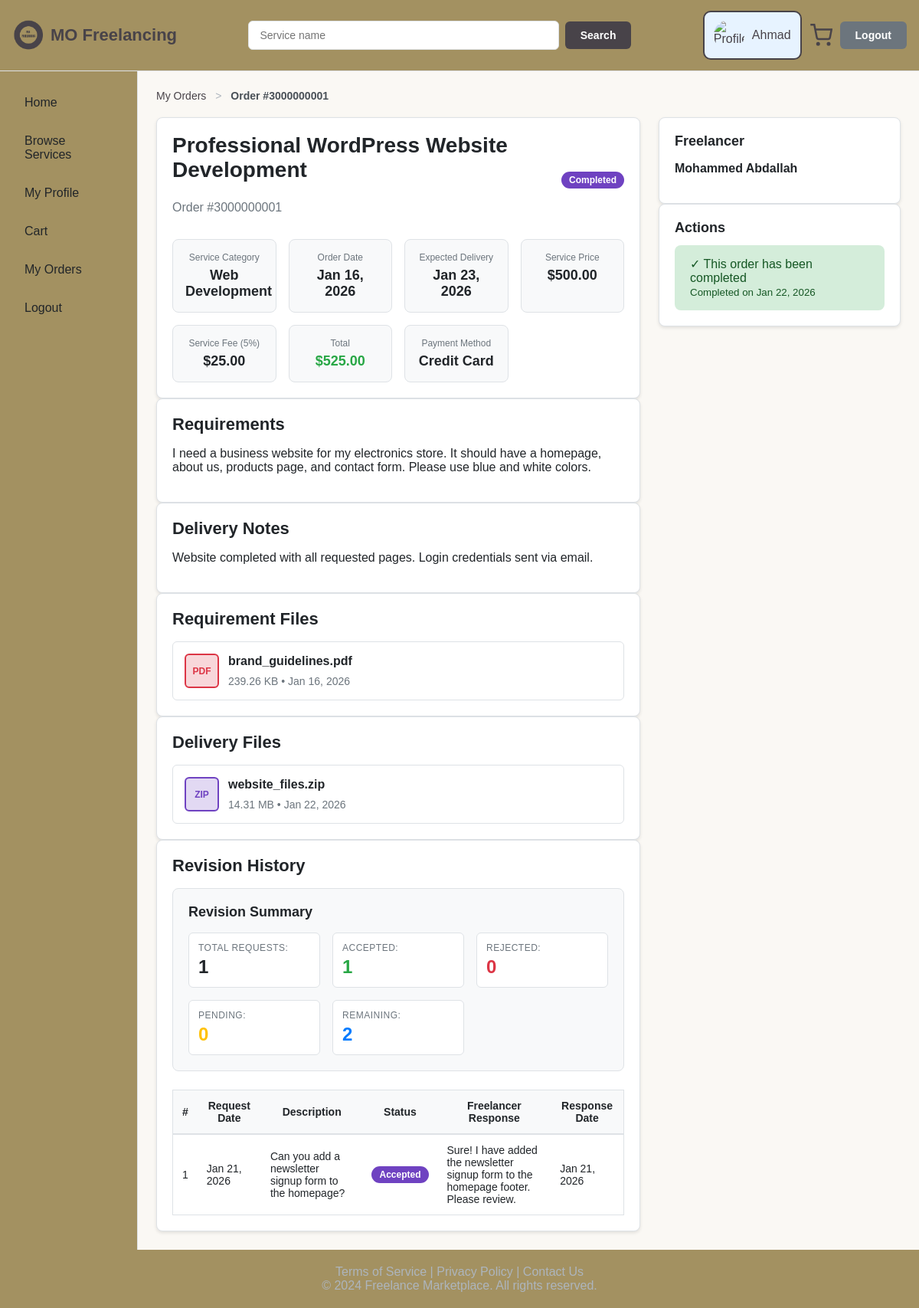
Screenshot of /orders/details.php?id=3000000001 (signed in) with the database file from the repository.
### tables this page shows
CREATE TABLE orders ( 
    order_id VARCHAR(10) PRIMARY KEY, 
    client_id VARCHAR(10) NOT NULL, 
    freelancer_id VARCHAR(10) NOT NULL, 
    service_id VARCHAR(10) NOT NULL, 
    service_title VARCHAR(200) NOT NULL, 
    price DECIMAL(10,2) NOT NULL, 
    delivery_time INT NOT NULL, 
    revisions_included INT NOT NULL, 
    requirements TEXT NOT NULL, 
    deliverable_notes TEXT, 
    status ENUM('Pending', 'In Progress', 'Delivered', 'Completed', 'Revision Requested', 'Cancelled') NOT NULL DEFAULT 'Pending', 
    payment_method VARCHAR(50) NOT NULL, 
    order_date TIMESTAMP DEFAULT CURRENT_TIMESTAMP, 
    expected_delivery DATE NOT NULL, 
    completion_date TIMESTAMP NULL, 
    FOREIGN KEY (client_id) REFERENCES users(user_id) ON DELETE CASCADE, 
    FOREIGN KEY (freelancer_id) REFERENCES users(user_id) ON DELETE CASCADE, 
    FOREIGN KEY (service_id) REFERENCES services(service_id) ON DELETE RESTRICT 
);

CREATE TABLE services ( 
    service_id VARCHAR(10) PRIMARY KEY, 
    freelancer_id VARCHAR(10) NOT NULL, 
    title VARCHAR(200) NOT NULL, 
    category VARCHAR(100) NOT NULL, 
    subcategory VARCHAR(100) NOT NULL, 
    description TEXT NOT NULL, 
    price DECIMAL(10,2) NOT NULL, 
    delivery_time INT NOT NULL, 
    revisions_included INT NOT NULL, 
    image_1 VARCHAR(255) NOT NULL, 
    image_2 VARCHAR(255), 
    image_3 VARCHAR(255), 
    status ENUM('Active', 'Inactive') NOT NULL DEFAULT 'Active', 
    featured_status ENUM('Yes', 'No') NOT NULL DEFAULT 'No', 
    views INT NOT NULL DEFAULT 0,
    created_date TIMESTAMP DEFAULT CURRENT_TIMESTAMP, 
    FOREIGN KEY (freelancer_id) REFERENCES users(user_id) ON DELETE CASCADE 
);

CREATE TABLE file_attachments ( 
    file_id INT AUTO_INCREMENT PRIMARY KEY, 
    order_id VARCHAR(10) NOT NULL, 
    file_path VARCHAR(255) NOT NULL, 
    original_filename VARCHAR(255) NOT NULL, 
    file_size INT NOT NULL, 
    file_type ENUM('requirement', 'deliverable', 'revision') NOT NULL, 
    upload_timestamp TIMESTAMP DEFAULT CURRENT_TIMESTAMP, 
    FOREIGN KEY (order_id) REFERENCES orders(order_id) ON DELETE CASCADE 
);

CREATE TABLE revision_requests ( 
    revision_id INT AUTO_INCREMENT PRIMARY KEY, 
    order_id VARCHAR(10) NOT NULL, 
    revision_notes TEXT NOT NULL, 
    revision_file VARCHAR(255), 
    request_status ENUM('Pending', 'Accepted', 'Rejected') NOT NULL DEFAULT 'Pending', 
    request_date TIMESTAMP DEFAULT CURRENT_TIMESTAMP, 
    response_date TIMESTAMP NULL, 
    freelancer_response TEXT, 
    FOREIGN KEY (order_id) REFERENCES orders(order_id) ON DELETE CASCADE 
);

CREATE TABLE users ( 
    user_id VARCHAR(10) PRIMARY KEY, 
    first_name VARCHAR(50) NOT NULL, 
    last_name VARCHAR(50) NOT NULL, 
    email VARCHAR(100) NOT NULL UNIQUE, 
    password VARCHAR(255) NOT NULL, 
    phone VARCHAR(10) NOT NULL, 
    country VARCHAR(50) NOT NULL, 
    city VARCHAR(50) NOT NULL, 
    bio TEXT,
    role ENUM('Client', 'Freelancer') NOT NULL, 
    status ENUM('Active', 'Inactive') NOT NULL DEFAULT 'Active', 
    profile_photo VARCHAR(255), 
    registration_date TIMESTAMP DEFAULT CURRENT_TIMESTAMP
);

### includes/functions.php (called while the page is built, shortened)
<?php
function getStatusClass($status) {
    $classes = [
        "Pending" => "status-pending",
        "In Progress" => "status-in-progress",
        "Delivered" => "status-active",
        "Completed" => "status-completed",
        "Revision Requested" => "status-pending",
        "Cancelled" => "status-cancelled",
        "Active" => "status-active",
        "Inactive" => "status-inactive"
    ];
    return $classes[$status] ?? "status-inactive";
}
function formatFileSize($bytes) {
    if ($bytes >= 1048576) return round($bytes / 1048576, 2) . " MB";
    if ($bytes >= 1024) return round($bytes / 1024, 2) . " KB";
    return $bytes . " bytes";
}
function getFileExt($filename) {
    $ext = strtolower(pathinfo($filename, PATHINFO_EXTENSION));
    if (in_array($ext, ['zip', 'rar'])) return 'zip';
    if ($ext === 'pdf') return 'pdf';
    return 'file';
}
    ?>
    <?php
function formatPrice($price) {
    return '$' . number_format((float)$price, 2);
}

### orders/details.php (the view, shortened to what this page needs)
<?php
require_once dirname(__DIR__) . '/db.php.inc';
$order_id = $_GET["id"] ?? "";
$sql = "SELECT o.*,
               s.image_1, s.category, s.description as service_description,
               c.first_name as client_first, c.last_name as client_last, c.email as client_email,
               f.first_name as freelancer_first, f.last_name as freelancer_last, f.email as freelancer_email
        FROM orders o
        JOIN services s ON o.service_id = s.service_id
        JOIN users c ON o.client_id = c.user_id
        JOIN users f ON o.freelancer_id = f.user_id
        WHERE o.order_id = :order_id
        AND (o.client_id = :user_id OR o.freelancer_id = :user_id2)";
$stmt = $pdo->prepare($sql);
$stmt->execute([
    ":order_id" => $order_id,
    ":user_id" => $_SESSION["user_id"],
    ":user_id2" => $_SESSION["user_id"]
]);
$order = $stmt->fetch();
$filesSql = "SELECT * FROM file_attachments WHERE order_id = :order_id ORDER BY upload_timestamp";
$filesStmt = $pdo->prepare($filesSql);
$filesStmt->execute([":order_id" => $order_id]);
$files = $filesStmt->fetchAll();
$requirementFiles = array_filter($files, function($f) { return $f["file_type"] === "requirement"; });
$deliverableFiles = array_filter($files, function($f) { return $f["file_type"] === "deliverable"; });
$revisionsSql = "SELECT * FROM revision_requests WHERE order_id = :order_id ORDER BY request_date DESC";
$revisionsStmt = $pdo->prepare($revisionsSql);
$revisionsStmt->execute([":order_id" => $order_id]);
$revisions = $revisionsStmt->fetchAll();
$isClient = $order["client_id"] === $_SESSION["user_id"];
?>
<!DOCTYPE html>
<html lang="en">
<head>
  <link rel="stylesheet" href="/std1221175/css/main.css">
</head>
<body>
<div class="page-container">
  <main class="main-content">
    <div class="container">
      <div class="breadcrumbs">
        <a href="/std1221175/orders/my_orders.php">My Orders</a>
        <span class="breadcrumb-separator">&gt;</span>
        <span class="breadcrumb-current">Order #<?= htmlspecialchars($order_id) ?></span>
      </div>
      <div class="d-flex gap-3">
        <div style="flex:2">
          <div class="card">
            <div class="d-flex justify-between align-center mb-2">
              <div>
                <h1><?= htmlspecialchars($order["service_title"]) ?></h1>
                <p class="text-muted">Order #<?= htmlspecialchars($order_id) ?></p>
              </div>
              <span class="badge <?= getStatusClass($order["status"]) ?>">
                <?= htmlspecialchars($order["status"]) ?>
              </span>
            </div>
            <div class="info-grid">
              <div class="info-card">
                <span class="info-label">Service Category</span>
                <span class="info-value"><?= htmlspecialchars($order["category"] ?? 'N/A') ?></span>
              </div>
              <div class="info-card">
                <span class="info-label">Order Date</span>
                <span class="info-value"><?= date("M d, Y", strtotime($order["order_date"])) ?></span>
              </div>
              <div class="info-card">
                <span class="info-label">Expected Delivery</span>
                <span class="info-value"><?= date("M d, Y", strtotime($order["expected_delivery"])) ?></span>
              </div>
              <div class="info-card">
                <span class="info-label">Service Price</span>
                <span class="info-value"><?= formatPrice($order["price"]) ?></span>
              </div>
              <div class="info-card">
                <span class="info-label">Service Fee (5%)</span>
                <span class="info-value"><?= formatPrice($order["price"] * 0.05) ?></span>
              </div>
              <div class="info-card">
                <span class="info-label">Total</span>
                <span class="info-value info-value-price"><?= formatPrice($order["price"] * 1.05) ?></span>
              </div>
              <div class="info-card">
                <span class="info-label">Payment Method</span>
                <span class="info-value"><?= htmlspecialchars($order["payment_method"]) ?></span>
              </div>
            </div>
          </div>
          <div class="card">
            <h2>Requirements</h2>
            <p><?= nl2br(htmlspecialchars($order["requirements"])) ?></p>
          </div>
          <?php if (!empty($order["deliverable_notes"])): ?>
          <div class="card">
            <h2>Delivery Notes</h2>
            <p><?= nl2br(htmlspecialchars($order["deliverable_notes"])) ?></p>
          </div>
          <?php endif; ?>
          <?php if (count($requirementFiles) > 0): ?>
          <div class="card">
            <h2>Requirement Files</h2>
            <div class="file-list">
              <?php foreach ($requirementFiles as $file): ?>
                <div class="file-item">
                  <div class="file-icon" data-ext="<?= getFileExt($file["original_filename"]) ?>"></div>
                  <div class="file-info">
                    <a href="/std1221175/<?= htmlspecialchars($file["file_path"]) ?>" class="file-name" download>
                      <?= htmlspecialchars($file["original_filename"]) ?>
                    </a>
                    <div class="file-size"><?= formatFileSize($file["file_size"]) ?> • <?= date("M d, Y", strtotime($file["upload_timestamp"])) ?></div>
                  </div>
                </div>
              <?php endforeach; ?>
            </div>
          </div>
          <?php endif; ?>
          <?php if (count($deliverableFiles) > 0): ?>
          <div class="card">
            <h2>Delivery Files</h2>
            <div class="file-list">
              <?php foreach ($deliverableFiles as $file): ?>
                <div class="file-item">
                  <div class="file-icon" data-ext="<?= getFileExt($file["original_filename"]) ?>"></div>
                  <div class="file-info">
                    <a href="/std1221175/<?= htmlspecialchars($file["file_path"]) ?>" class="file-name" download>
                      <?= htmlspecialchars($file["original_filename"]) ?>
                    </a>
                    <div class="file-size"><?= formatFileSize($file["file_size"]) ?> • <?= date("M d, Y", strtotime($file["upload_timestamp"])) ?></div>
                  </div>
                </div>
              <?php endforeach; ?>
            </div>
          </div>
          <?php endif; ?>
          <?php if (count($revisions) > 0): ?>
          <div class="card">
            <h2>Revision History</h2>
            <?php
            $totalRequests = count($revisions);
            $acceptedCount = 0;
            $rejectedCount = 0;
            $pendingCount = 0;
            foreach ($revisions as $rev) {
                if ($rev["request_status"] === "Accepted") $acceptedCount++;
                elseif ($rev["request_status"] === "Rejected") $rejectedCount++;
                elseif ($rev["request_status"] === "Pending") $pendingCount++;
            }
            $revisionsIncluded = (int)$order["revisions_included"];
            $isUnlimited = ($revisionsIncluded === 999);
            $revisionsRemaining = $isUnlimited ? 999 : max(0, $revisionsIncluded - ($acceptedCount + $rejectedCount));
            ?>
            <div class="revision-summary-card">
              <h3>Revision Summary</h3>
              <div class="revision-summary-grid">
                <div class="revision-summary-item">
                  <span class="revision-summary-label">Total Requests:</span>
                  <span class="revision-summary-value"><?= $totalRequests ?></span>
                </div>
                <div class="revision-summary-item">
                  <span class="revision-summary-label">Accepted:</span>
                  <span class="revision-summary-value revision-summary-accepted"><?= $acceptedCount ?></span>
                </div>
                <div class="revision-summary-item">
                  <span class="revision-summary-label">Rejected:</span>
                  <span class="revision-summary-value revision-summary-rejected"><?= $rejectedCount ?></span>
                </div>
                <div class="revision-summary-item">
                  <span class="revision-summary-label">Pending:</span>
                  <span class="revision-summary-value revision-summary-pending"><?= $pendingCount ?></span>
                </div>
                <div class="revision-summary-item">
                  <span class="revision-summary-label">Remaining:</span>
                  <span class="revision-summary-value revision-summary-remaining"><?= $isUnlimited ? 'Unlimited' : $revisionsRemaining ?></span>
                </div>
              </div>
            </div>
            <div class="revision-history-table">
              <table class="table">
                <thead>
                  <tr>
                    <th>#</th>
                    <th>Request Date</th>
                    <th>Description</th>
                    <th>Status</th>
                    <th>Freelancer Response</th>
                    <th>Response Date</th>
                  </tr>
                </thead>
                <tbody>
                  <?php foreach ($revisions as $index => $rev): ?>
                    <tr>
                      <td><?= $index + 1 ?></td>
                      <td><?= date("M d, Y", strtotime($rev["request_date"])) ?></td>
                      <td><?= htmlspecialchars(substr($rev["revision_notes"], 0, 100)) ?><?= strlen($rev["revision_notes"]) > 100 ? '...' : '' ?></td>
                      <td>
                        <span class="badge <?= $rev["request_status"] === "Pending" ? "status-pending" : ($rev["request_status"] === "Accepted" ? "status-completed" : "status-cancelled") ?>">
                          <?= htmlspecialchars($rev["request_status"]) ?>
                        </span>
                      </td>
                      <td><?= !empty($rev["freelancer_response"]) ? htmlspecialchars(substr($rev["freelancer_response"], 0, 100)) . (strlen($rev["freelancer_response"]) > 100 ? '...' : '') : '-' ?></td>
                      <td><?= !empty($rev["response_date"]) ? date("M d, Y", strtotime($rev["response_date"])) : '-' ?></td>
                    </tr>
                  <?php endforeach; ?>
                </tbody>
              </table>
            </div>
          </div>
          <?php endif; ?>
        </div>
        <div style="flex:1">
          <div class="card">
            <h3><?= $isClient ? "Freelancer" : "Client" ?></h3>
            <p class="fw-bold">
              <?= $isClient
                  ? htmlspecialchars($order["freelancer_first"] . " " . $order["freelancer_last"])
                  : htmlspecialchars($order["client_first"] . " " . $order["client_last"]) ?>
            </p>
          </div>
          <div class="card">
            <h3>Actions</h3>
            <?php if ($order["status"] === "Completed"): ?>
              <div class="message-success">
                ✓ This order has been completed
                <?php if ($order["completion_date"]): ?>
                  <br><small>Completed on <?= date("M d, Y", strtotime($order["completion_date"])) ?></small>
                <?php endif; ?>
              </div>
            <?php endif; ?>
          </div>
        </div>
      </div>
    </div>
  </main>
</div>
</body>
</html>

### rows the page displays
orders: service_title "Professional WordPress Website Development", status "Completed", service.category "Web Development", order_date "Jan 16, 2026", expected_delivery "Jan 23, 2026", price "$500.00", formatPrice($order['price']*0.05) "$25.00", formatPrice($order['price']*1.05) "$525.00", payment_method "Credit Card", requirements "I need a business website for my electronics store. It should have a homepage, about us, products page, and contact form. Please use blue and white colors.", deliverable_notes "Website completed with all requested pages. Login credentials sent via email.", revisions_included "2", freelancer.last_name "Mohammed Abdallah", completion_date "Jan 22, 2026"
file_attachments: original_filename "brand_guidelines.pdf", file_size "239.26 KB", upload_timestamp "Jan 16, 2026"
file_attachments: original_filename "website_files.zip", file_size "14.31 MB", upload_timestamp "Jan 22, 2026"
revision_requests: request_date "Jan 21, 2026", revision_notes "Can you add a newsletter signup form to the homepage?", request_status "Accepted", freelancer_response "Sure! I have added the newsletter signup form to the homepage footer. Please review.", response_date "Jan 21, 2026"

### other values shown
$_SESSION["first_name"] "Ahmad"
$order_id "3000000001"
$totalRequests "1"
$acceptedCount "1"
$rejectedCount "0"
$pendingCount "0"
